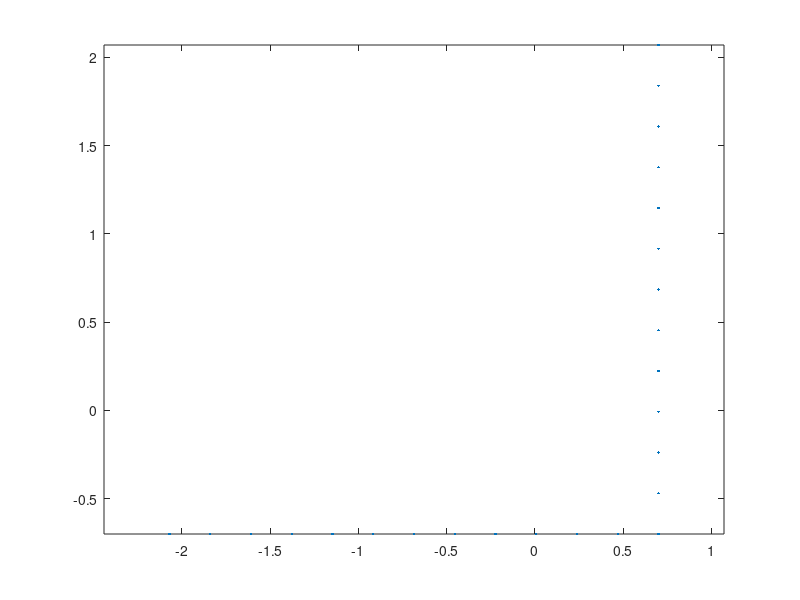
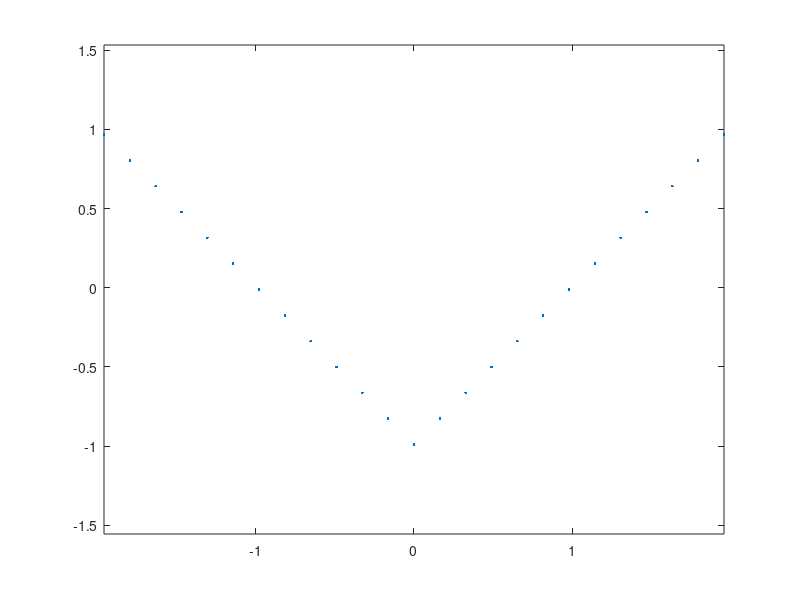

The MATLAB script that drew these images, in order:
%% form a fiber section of a L section
clear;clc;
%% input section propertities
% a = length of leg 1 (long)
% b = length of leg 2 (short)
% t = thickness/inch
% nfa = number of fibers along leg 1
% nfb = number of fibers along leg 2
% nft = number of fibers along thickness (assume 1 here)
a=3;
b=3;
t=3/8;
nfa=13;
nfb=13;
nft=1;
%% torsional stiffness
J=(a+b-t)*t^3/3;
%% calculate coordinates of centroid with respect to the vertex of L section
A=(a+b)*t-t^2; % section area
yc=((a-t)*t*t/2+b*t*b/2)/A; % distance between centroid and vertex in the local y' direction
zc=((b-t)*t*t/2+a*t*a/2)/A; % distance between centroid and vertex in the local z' direction

%% calculate principle axes (rotation from local axes y'-z' to principle axes y-z)
I1y=1/12*t*a^3+(a/2-zc)^2*t*a; % moment of inertia of leg 1 w.r.t. y'
I1z=1/12*a*t^3+(yc-t/2)^2*t*a; % moment of inertia of leg 1 w.r.t. z'
I1yz=0+(a/2-zc)*(yc-t/2)*t*a; % moment of inertia of leg 1 w.r.t. y'-z'
I2y=1/12*(b-t)*t^3+(zc-t/2)^2*t*(b-t); % moment of inertia of leg 2 w.r.t. y'
I2z=1/12*t*(b-t)^3+((b-t)/2+t-yc)^2*t*(b-t); % moment of inertia of leg 2 w.r.t. z'
I2yz=0+(zc-t/2)*((b-t)/2+t-yc)*t*(b-t); % moment of inertia of leg 2 w.r.t. y'-z'
Iy1=I1y+I2y; % moment of inertia of L section w.r.t. y'
Iz1=I1z+I2z; % moment of inertia of L section w.r.t. z'
Iyz1=I1yz+I2yz; % moment of inertia of L section w.r.t. y'-z'
Iy=(Iy1+Iz1)/2+1/2*sqrt((Iy1-Iz1)^2+4*Iyz1^2); % moment of inertia of L section w.r.t. y
Iz=(Iy1+Iz1)/2-1/2*sqrt((Iy1-Iz1)^2+4*Iyz1^2); % moment of inertia of L section w.r.t. y
alpha=atan(-2*Iyz1/(Iz1-Iy1))/2; % rotation from local axes y'-z' to principle axes y-z
alpha=abs(alpha); %make sure alpha is positive at pi/4 (equal legs)
%% calculate fiber coordinates w.r.t. z'-y'
SCcoordz1y1=[zc-t/2;-(yc-t/2)]; % shear center coordinates w.r.t. z'-y'
P=zeros(2,nfa+nfb-1); % fiber coordinates w.r.t. z'-y', first row of P is z', second row of P is y'
dPz=[-a/nfa;0];
dPy=[0;b/nfb];
for i=1:nfa
    P(:,i)=SCcoordz1y1+(i-1)*dPz;
end
for i=1:(nfb-1)
    P(:,nfa+i)=SCcoordz1y1+i*dPy;
end
plot(P(1,:),P(2,:),'.')
axis equal
%% transform fiber coordinates to z-y
T=[cos(alpha),sin(alpha);
    -sin(alpha),cos(alpha)]; % transformation matrix
Q=T*P; % first row of Q is z, second row of Q is y
figure
plot(Q(1,:),Q(2,:),'.')
axis equal
%% Calculate approximate elastic properties (Iy, Iz, betaY and betaZ)
Af=zeros(nfa+nfb-1,1); % area of each fiber
Af(1)=a/nfa*b/nfb-(a/nfa-t)*(b/nfb-t);
Af(2:nfa)=a/nfa*t;
Af(nfa+1:nfa+nfb-1)=b/nfb*t;

Qsquared=Q.^2;
IyIz_appr=Qsquared*Af; % approximate to [Iy;Iz]

QsumCol=sum(Qsquared,1); % calculate y^2+z^2
QsumColz=Q(1,:).*QsumCol; % calculate z(y^2+z^2)
QsumColy=Q(2,:).*QsumCol; % calculate y(y^2+z^2)
betaY=QsumColz*Af/Iy-2*Q(1,1);
betaZ=QsumColy*Af/Iz-2*Q(2,1);

%% output Tcl command lines to generate fiber sections
fileID1=fopen('L3x3x38.tcl','w');
%fprintf(fileID,'%7s %5s %5i %1s\n','section','Fiber',10000+secID,'{');
for i = 1:(nfa+nfb-1)
%                                                                          %fiber %yLoc  %zLoc   Area    MaterialID  SectorialCoord ys, and zs of shear center
    fprintf(fileID1,'    %5s %16.8f %16.8f %16.8f %2i%1s\n','fiber',Q(2,i),Q(1,i),Af(i),i,';');
end
fclose(fileID1);

%% output L section properties
fileID=fopen('L3x3x38Properties.tcl','w');
                                           % ys     zs     
fprintf(fileID,'%16.8f %16.8f %16.8f %16.8f\n',Q(2,1),Q(1,1),alpha,J);
fclose(fileID);

%% calculate polar radius of gyration
r02=Q(2,1)^2+Q(1,1)^2+(Iy+Iz)/A;
r0=sqrt(r02);